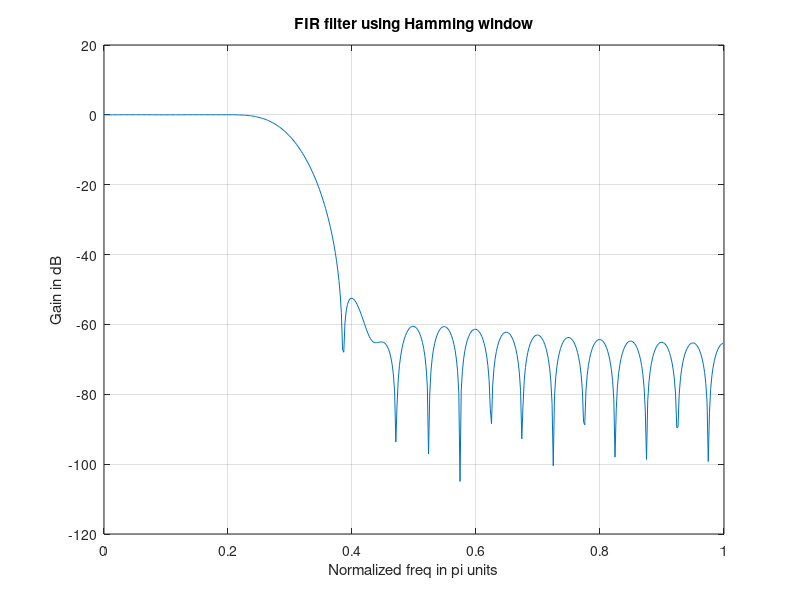

Write MATLAB code to recreate this figure.
wp = 0.2; ws = 0.4; % normalized frequencies (in pi units) 
N = ceil(8/(ws-wp)); % estimate the filter order
win = hamming(N+1); % Hamming window used to get 53 dB attenuation
wc = (wp+ws)/2; % wc taken as average of wp and ws
b = fir1(N,wc,"low",win); % obtain numerator coefficients
[h w] = freqz(b,1); % frequency response in z-domain. Note: a = 1
plot((w/pi),20*log10(abs(h))); grid on;
title('FIR filter using Hamming window'); 
ylabel('Gain in dB'); xlabel('Normalized freq in pi units');
